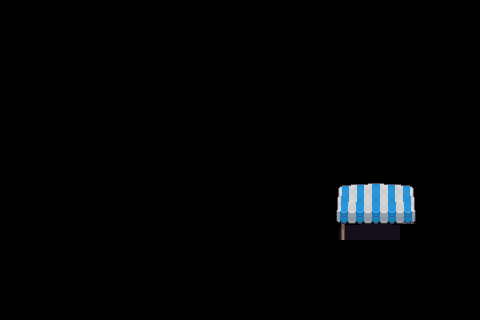

Tiled map render using the project's own tile images. Description and the whole map definition, tile-layer contents included, below:
An orthogonal 30x20 tile map with 16x16 px tiles, 1 tile layer (top), 3 hidden layers not drawn, 2 tilesets.

<map version="1.10" tiledversion="1.10.2" orientation="orthogonal" renderorder="right-down" width="30" height="20" tilewidth="16" tileheight="16" infinite="0" nextlayerid="8" nextobjectid="1">
 <tileset firstgid="1" name="Overworld" tilewidth="16" tileheight="16" tilecount="1440" columns="40">
  <image source="../Art Assets/Overworld.png" width="640" height="576" />
 </tileset>
 <tileset firstgid="1441" name="objects" tilewidth="16" tileheight="16" tilecount="660" columns="33">
  <image source="../Art Assets/objects.png" width="528" height="320" />
 </tileset>
 <layer id="1" name="grass" width="30" height="20" visible="0">
  <data encoding="csv">
1,1,1,1,1,1,1,1,1,1,1,1,1,1201,1202,1202,1202,1203,1,1,1,1,1,1,1,1,1,1,1,1,
1,1,1,1,1,1,1,1,1,1,1,1,1,1201,1283,1283,1283,1203,1,1,1,1,1,1,1,1,1,1,1,1,
1,1,1,1,1,1,1,1,1,1,1,1,1,1201,1283,1283,1283,1203,1,1,1,1,1,1,1,1,1,1,1,1,
1,1,1,1,1,1,1,1,1,1,1,1,1,1201,1283,1283,1283,1203,1,1,1,1,1,1,1,1,1,1,1,1,
1,1,1,1,1,1,1,1,1,1,1,1,1,1201,1283,1283,1283,1203,1,1,1,1,1,1,1,1,1,1,1,1,
1,1,1,1,1,1,1201,1202,1203,1,1,1,1,1201,1283,1283,1283,1203,1,1,1,1,1201,1202,1203,1,1,1,1,1,
1,1,1,1,1,1,1201,1202,1203,1,1,1,1161,1322,1283,1283,1283,1321,1163,1,1,1,1201,1202,1203,1,1,1,1,1,
1,1161,1162,1162,1162,1162,1322,1202,1321,1162,1162,1162,1322,1283,1283,1283,1283,1283,1321,1162,1162,1162,1322,1202,1321,1162,1162,1162,1163,1,
1,1201,1202,1202,1202,1202,1202,1202,1202,1202,1202,1202,1202,1202,1202,1202,1202,1283,1283,1283,1283,1283,1283,1283,1283,1283,1283,1283,1203,1,
1,1201,1202,1202,1202,1202,1202,1202,1202,1202,1202,1202,1202,1202,1202,1202,1202,1283,1283,1283,1283,1283,1283,1283,1283,1283,1283,1283,1203,1,
1,1201,1202,1202,1283,1283,1283,1283,1202,1202,1202,1202,1202,1202,1202,1202,1202,1283,1283,1283,1283,1283,1283,1283,1283,1283,1283,1283,1203,1,
1,1241,1242,1242,1242,1242,1242,1242,1242,1242,1242,1242,1282,1283,1283,1283,1283,1283,1281,1242,1242,1242,1242,1242,1242,1242,1242,1242,1243,1,
1,1,1,1,1,1,1,1,1,1,1,1,1241,1282,1283,1283,1283,1281,1243,1,1,1,1,1,1,1,1,1,1,1,
1,1,1,1,1,1,1,1,1,1,1,1,1,1201,1283,1283,1283,1203,1,1,1,1161,1162,1162,1162,1163,1,1,1,1,
1,1,1,1,1,1,1,1,1,1,1,1,1,1201,1283,1283,1283,1203,1,1,1,1201,1202,1202,1202,1203,1,1,1,1,
1,1,1,1,1,1,1,1,1,1,1,1,1,1201,1283,1283,1283,1203,1,1,1,1241,1242,1242,1242,1243,1,1,1,1,
1,1161,1162,1162,1162,1162,1162,1162,1162,1162,1162,1162,1162,1322,1283,1283,1283,1321,1162,1162,1162,1162,1162,1162,1162,1162,1162,1162,1163,1,
1,1201,1202,1202,1202,1202,1202,1202,1202,1202,1202,1202,1202,1202,1202,1202,1202,1202,1202,1202,1202,1202,1202,1202,1202,1202,1202,1202,1203,1,
1,1201,1202,1202,1202,1202,1202,1202,1202,1202,1202,1202,1202,1202,1202,1202,1202,1202,1202,1202,1202,1202,1202,1202,1202,1202,1202,1202,1203,1,
1,1241,1242,1242,1242,1242,1242,1242,1242,1242,1242,1242,1242,1242,1242,1242,1242,1242,1242,1242,1242,1242,1242,1242,1242,1242,1242,1242,1243,1
</data>
 </layer>
 <layer id="4" name="Calque de Tuiles 1" width="30" height="20" visible="0">
  <data encoding="csv">
765,766,766,766,766,766,766,766,766,766,766,766,766,687,0,0,0,686,766,766,766,766,766,766,766,766,766,766,766,764,
728,0,0,0,0,7,8,9,10,11,0,0,0,0,0,0,0,0,0,0,207,7,8,9,10,11,214,215,0,727,
728,0,45,46,0,47,48,49,50,51,0,0,0,0,0,0,0,0,0,0,0,47,48,49,50,51,254,255,0,727,
728,0,85,86,0,87,88,89,90,91,0,0,0,0,0,0,0,0,0,0,0,87,88,89,90,91,294,295,0,727,
728,0,0,0,0,127,128,129,130,131,0,0,0,0,0,0,0,0,0,0,0,127,128,129,130,131,0,0,0,727,
728,0,0,0,0,167,168,169,170,171,0,0,0,0,0,0,0,0,0,0,0,167,168,169,170,171,0,0,0,727,
728,207,0,0,0,209,0,0,0,209,0,0,0,0,0,0,0,0,0,0,0,114,0,0,0,114,0,0,0,727,
728,0,0,0,0,0,0,0,0,0,0,0,0,0,0,0,0,0,0,0,0,0,0,0,0,0,0,0,0,727,
728,0,0,0,0,0,0,0,0,0,0,0,0,0,389,390,391,0,0,0,0,0,0,0,0,0,0,0,0,727,
728,0,0,0,0,0,0,0,0,0,0,0,0,0,429,430,431,0,0,0,0,0,0,0,0,0,0,0,0,727,
728,0,0,0,0,0,0,0,0,0,0,0,0,0,469,470,471,0,0,0,0,0,0,0,0,0,0,0,0,727,
728,0,0,0,0,0,0,0,0,0,0,0,0,0,0,0,0,0,0,0,0,0,0,0,0,0,0,0,0,727,
728,0,187,436,437,438,188,0,187,436,437,438,188,0,0,0,0,0,0,0,0,0,0,0,0,0,0,0,0,727,
728,0,227,476,477,478,228,0,227,476,477,478,228,0,0,0,0,0,0,0,0,34,0,0,0,983,0,0,0,727,
728,0,267,516,517,518,268,0,267,516,517,518,268,0,0,0,0,0,0,0,0,74,0,0,0,1023,0,0,0,727,
728,0,307,0,0,0,308,0,307,0,0,0,308,0,0,0,0,0,0,0,0,1059,1060,1061,1062,1063,0,0,0,727,
728,207,0,0,0,0,0,0,0,0,0,0,0,0,0,0,0,0,0,0,0,1099,1100,1101,1102,1103,0,0,0,727,
728,0,0,0,0,0,0,0,0,0,0,0,0,0,0,0,0,0,0,0,0,0,0,0,0,0,0,0,0,727,
728,0,0,0,0,0,0,0,0,0,0,0,0,0,0,0,0,0,0,0,0,0,0,0,0,0,0,0,0,727,
645,726,726,726,726,726,726,726,726,726,726,726,726,726,726,726,726,726,726,726,726,726,726,726,726,726,726,726,726,644
</data>
 </layer>
 <layer id="3" name="Calque de Tuiles 3" width="30" height="20" visible="0">
  <data encoding="csv">
0,0,0,0,0,0,0,0,0,0,0,0,0,0,0,0,0,0,0,0,0,0,0,0,0,0,0,0,0,0,
0,0,0,0,0,0,0,0,0,0,0,0,0,0,0,0,0,0,0,0,0,0,0,0,0,0,0,0,0,0,
0,0,0,0,0,0,0,0,0,0,0,0,0,0,0,0,0,0,0,0,0,0,0,0,0,0,0,0,0,0,
0,0,0,0,0,0,0,0,0,0,0,0,0,0,0,0,0,0,0,0,0,0,0,0,0,0,0,0,0,0,
0,0,0,0,0,0,0,0,0,0,0,0,0,0,0,0,0,0,0,0,0,0,0,0,0,0,0,0,0,0,
0,0,0,0,0,0,0,0,0,0,0,0,0,0,0,0,0,0,0,0,0,0,0,0,0,0,0,0,0,0,
0,0,0,0,0,0,0,0,0,0,0,0,0,0,0,0,0,0,0,0,0,0,0,0,0,0,0,0,0,0,
0,0,0,0,0,0,0,0,0,0,0,0,0,0,0,0,0,0,0,0,0,0,0,0,0,0,0,0,0,0,
0,0,0,0,0,0,0,0,0,0,0,0,0,0,0,0,0,0,0,0,0,0,0,0,0,0,0,0,0,0,
0,0,0,0,0,0,0,0,0,0,0,0,0,0,0,0,0,0,0,0,0,0,0,0,0,0,0,0,0,0,
0,0,0,0,0,0,0,0,0,0,0,0,0,0,0,0,0,0,0,0,0,0,0,0,0,0,0,0,0,0,
0,0,0,0,0,0,0,0,0,0,0,0,0,0,0,0,0,0,0,0,0,0,0,0,0,0,0,0,0,0,
0,0,0,0,0,0,0,0,0,0,0,0,0,0,0,0,0,0,0,0,0,0,0,0,0,0,0,0,0,0,
0,0,0,0,36,0,0,0,0,0,76,0,0,0,0,0,0,0,0,0,0,0,0,0,0,0,0,0,0,0,
0,0,0,0,0,0,0,0,0,0,0,0,0,0,0,0,0,0,0,0,0,0,0,0,0,0,0,211,0,0,
0,0,0,0,0,0,0,0,0,0,0,0,0,0,0,0,0,0,0,0,0,0,0,0,0,0,0,0,0,0,
0,0,0,0,0,0,0,0,0,0,0,0,0,0,0,0,0,0,0,0,0,0,0,0,0,0,0,0,0,0,
0,0,0,0,0,0,0,0,0,0,0,0,0,0,0,0,0,0,0,0,0,0,0,0,0,0,0,0,0,0,
0,0,0,0,0,0,0,0,0,0,0,0,0,0,0,0,0,0,0,0,0,0,0,0,0,0,0,0,0,0,
0,0,0,0,0,0,0,0,0,0,0,0,0,0,0,0,0,0,0,0,0,0,0,0,0,0,0,0,0,0
</data>
 </layer>
 <layer id="7" name="top" width="30" height="20">
  <data encoding="csv">
0,0,0,0,0,0,0,0,0,0,0,0,0,0,0,0,0,0,0,0,0,0,0,0,0,0,0,0,0,0,
0,0,0,0,0,0,0,0,0,0,0,0,0,0,0,0,0,0,0,0,0,0,0,0,0,0,0,0,0,0,
0,0,0,0,0,0,0,0,0,0,0,0,0,0,0,0,0,0,0,0,0,0,0,0,0,0,0,0,0,0,
0,0,0,0,0,0,0,0,0,0,0,0,0,0,0,0,0,0,0,0,0,0,0,0,0,0,0,0,0,0,
0,0,0,0,0,0,0,0,0,0,0,0,0,0,0,0,0,0,0,0,0,0,0,0,0,0,0,0,0,0,
0,0,0,0,0,0,0,0,0,0,0,0,0,0,0,0,0,0,0,0,0,0,0,0,0,0,0,0,0,0,
0,0,0,0,0,0,0,0,0,0,0,0,0,0,0,0,0,0,0,0,0,0,0,0,0,0,0,0,0,0,
0,0,0,0,0,0,0,0,0,0,0,0,0,0,0,0,0,0,0,0,0,0,0,0,0,0,0,0,0,0,
0,0,0,0,0,0,0,0,0,0,0,0,0,0,0,0,0,0,0,0,0,0,0,0,0,0,0,0,0,0,
0,0,0,0,0,0,0,0,0,0,0,0,0,0,0,0,0,0,0,0,0,0,0,0,0,0,0,0,0,0,
0,0,0,0,0,0,0,0,0,0,0,0,0,0,0,0,0,0,0,0,0,0,0,0,0,0,0,0,0,0,
0,0,0,0,0,0,0,0,0,0,0,0,0,0,0,0,0,0,0,0,0,899,900,901,902,903,0,0,0,0,
0,0,0,0,0,0,0,0,0,0,0,0,0,0,0,0,0,0,0,0,0,939,940,941,942,943,0,0,0,0,
0,0,0,0,0,0,0,0,0,0,0,0,0,0,0,0,0,0,0,0,0,979,980,981,982,983,0,0,0,0,
0,0,0,0,0,0,0,0,0,0,0,0,0,0,0,0,0,0,0,0,0,1019,1020,1021,1022,0,0,0,0,0,
0,0,0,0,0,0,0,0,0,0,0,0,0,0,0,0,0,0,0,0,0,0,0,0,0,0,0,0,0,0,
0,0,0,0,0,0,0,0,0,0,0,0,0,0,0,0,0,0,0,0,0,0,0,0,0,0,0,0,0,0,
0,0,0,0,0,0,0,0,0,0,0,0,0,0,0,0,0,0,0,0,0,0,0,0,0,0,0,0,0,0,
0,0,0,0,0,0,0,0,0,0,0,0,0,0,0,0,0,0,0,0,0,0,0,0,0,0,0,0,0,0,
0,0,0,0,0,0,0,0,0,0,0,0,0,0,0,0,0,0,0,0,0,0,0,0,0,0,0,0,0,0
</data>
 </layer>
</map>
